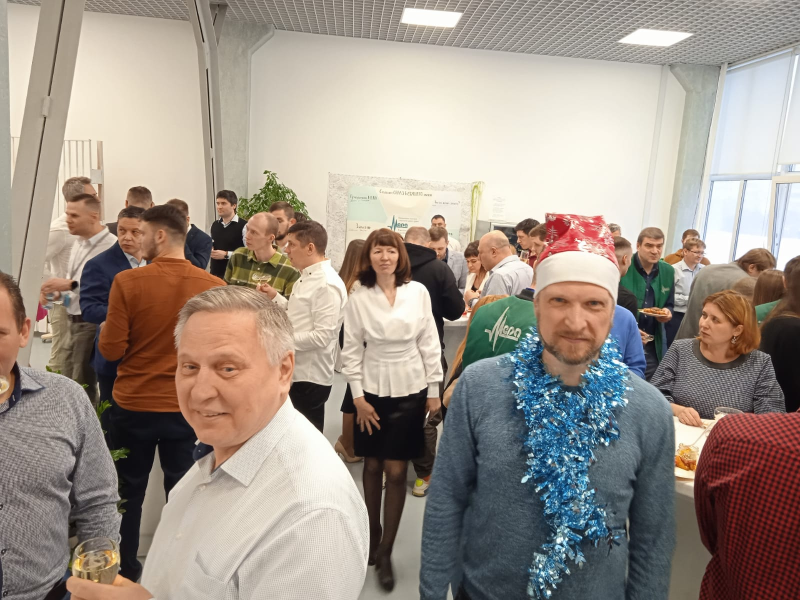
//> input picture test_one/test.jpg, 1600 x 1200 px (shown at 1/2 size)
$ ./test_one   (built with g++ and OpenCV 4)
//> lines starting //> are read from the running program, lines starting //| are printed output that depends on the picture
#include <opencv2/opencv.hpp>
#include <iostream>

using namespace cv;
using namespace std;

int main() {
	// Пример 1: Загрузка и отображение изображения
	Mat image = imread("test.jpg");
//> image is the input picture: 1200 rows x 1600 cols, CV_8UC3; mean B, G, R 136.8, 146.8, 158.2

	if (image.empty()) {
		cout << "Не удалось загрузить изображение!" << endl;
		// Создаем тестовое изображение
		image = Mat(300, 400, CV_8UC3, Scalar(100, 150, 200));
		putText(image, "OpenCV Test", Point(50, 150),
			FONT_HERSHEY_SIMPLEX, 1, Scalar(255, 255, 255), 2);
	}

	namedWindow("Test Window", WINDOW_NORMAL);
	imshow("Test Window", image);

	// Пример 2: Преобразование в оттенки серого
	Mat gray;
	cvtColor(image, gray, COLOR_BGR2GRAY);
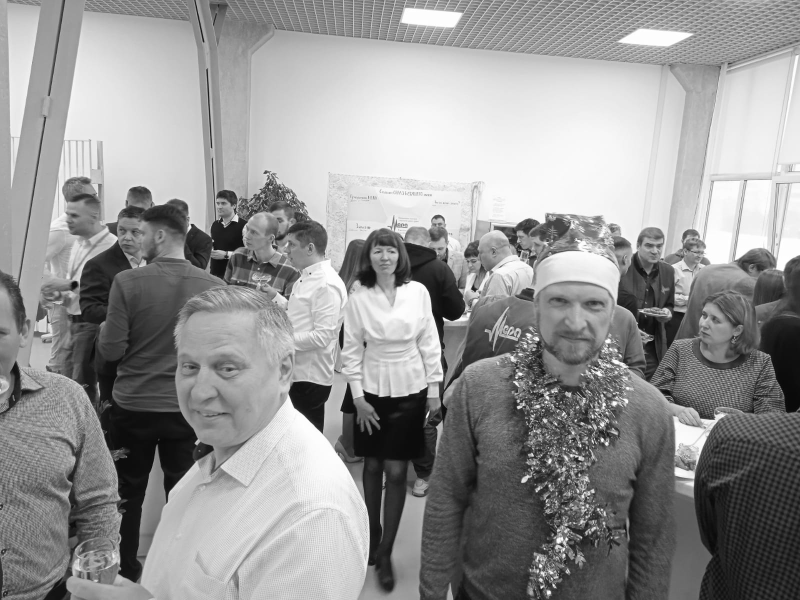
//> gray: 1200 rows x 1600 cols, CV_8UC1 (shown at 1/2 size); min 0, max 255, mean 149.1
	imshow("Gray Image", gray);

	// Пример 3: Определение границ
	Mat edges;
	Canny(gray, edges, 50, 150);
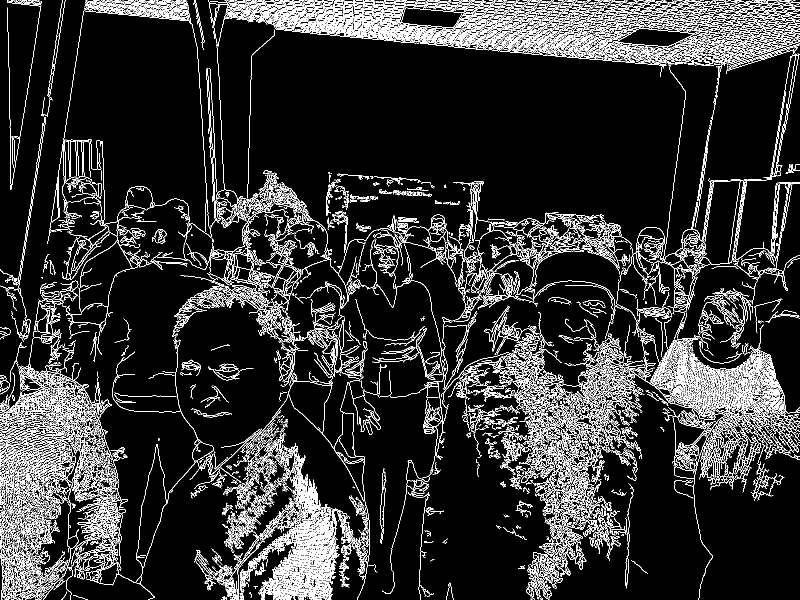
//> edges: 1200 rows x 1600 cols, CV_8UC1 (shown at 1/2 size); 11.7% white in thin lines or dots
	imshow("Edges", edges);

	waitKey(0);
	return 0;
}
